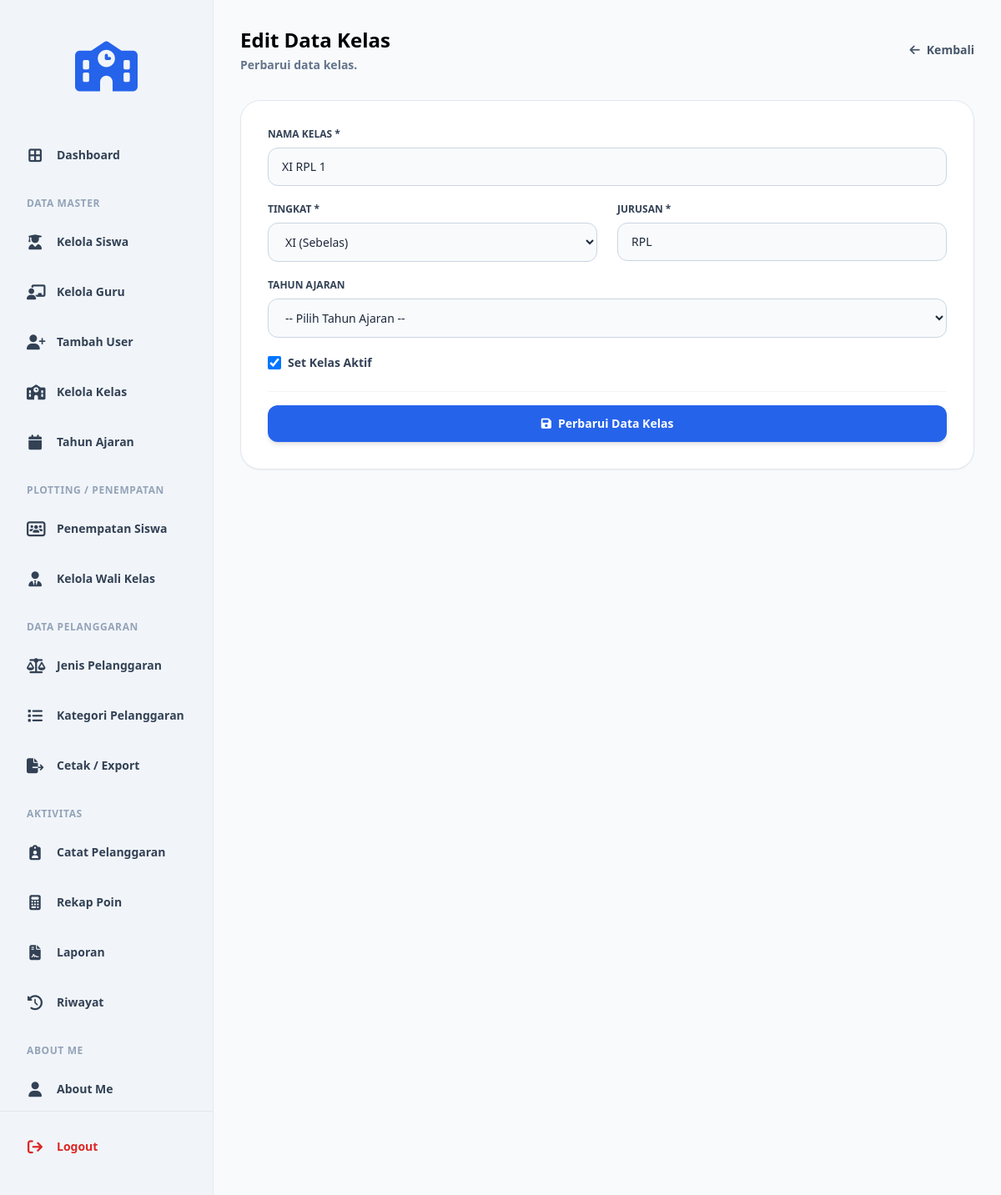
Screenshot of /edit_kelas.php?id=111 (signed in) with the database file from the repository.
### tables this page shows
CREATE TABLE `t_kelas` (
  `id` int(11) NOT NULL,
  `nama` varchar(100) DEFAULT NULL,
  `tingkat` varchar(20) NOT NULL,
  `jurusan` varchar(100) NOT NULL,
  `status_aktif` tinyint(1) NOT NULL,
  `created_at` timestamp NOT NULL DEFAULT current_timestamp(),
  `updated_at` timestamp NOT NULL DEFAULT current_timestamp()
);

### edit_kelas.php (the view, shortened to what this page needs)
<?php
include 'config/koneksi.php';
$id = $_GET['id'] ?? null;
$query_data = mysqli_query($koneksi, "SELECT * FROM t_kelas WHERE id = '$id'");
$data = mysqli_fetch_assoc($query_data);
?>
<!DOCTYPE html>
<html lang="id">
<head>
    <?php include 'layouts/head.php'; ?>
</head>
<body class="bg-slate-50 text-slate-800 font-sans min-h-screen flex">
    <?php include 'layouts/sidebar.php'; ?>
    <main class="flex-1 p-8 bg-slate-50 overflow-y-auto">
        <div class="flex justify-between items-center mb-8 max-w-4xl mx-auto">
            <div>
                <h1 class="text-2xl font-bold text-black">Edit Data Kelas</h1>
                <p class="text-sm font-bold text-slate-500 mt-1">Perbarui data kelas.</p>
            </div>
            <a href="kelola_kelas.php" class="text-slate-600 hover:text-black font-bold text-sm flex items-center gap-2">
                <i class="fa-solid fa-arrow-left"></i> Kembali
            </a>
        </div>
        <div class="max-w-4xl mx-auto bg-white p-8 rounded-[1.5rem] shadow-sm border border-slate-200">
            <form method="POST" action="">
                <div class="mb-5">
                    <label class="block text-xs font-bold text-slate-700 mb-2">NAMA KELAS *</label>
                    <input type="text" name="nama" value="<?php echo htmlspecialchars($data['nama']); ?>" required class="w-full border border-slate-300 px-4 py-3 rounded-xl text-sm focus:border-blue-600 focus:outline-none bg-slate-50">
                </div>
                <div class="grid grid-cols-2 gap-6 mb-5">
                    <div>
                        <label class="block text-xs font-bold text-slate-700 mb-2">TINGKAT *</label>
                        <select name="tingkat" required class="w-full border border-slate-300 px-4 py-3 rounded-xl text-sm focus:border-blue-600 focus:outline-none bg-slate-50">
                            <option value="XI" <?php echo $data['tingkat']=='XI' ? 'selected' : ''; ?>>XI (Sebelas)</option>
                        </select>
                    </div>
                    <div>
                        <label class="block text-xs font-bold text-slate-700 mb-2">JURUSAN *</label>
                        <input type="text" name="jurusan" value="<?php echo htmlspecialchars($data['jurusan']); ?>" required class="w-full border border-slate-300 px-4 py-3 rounded-xl text-sm uppercase focus:border-blue-600 focus:outline-none bg-slate-50">
                    </div>
                </div>
                <div class="mb-5">
                    <label class="block text-xs font-bold text-slate-700 mb-2">TAHUN AJARAN</label>
                    <select name="tahun_ajaran_id" class="w-full border border-slate-300 px-4 py-3 rounded-xl text-sm focus:border-blue-600 focus:outline-none bg-slate-50">
                        <option value="">-- Pilih Tahun Ajaran --</option>
                    </select>
                </div>
                <div class="flex items-center gap-2 mb-6 mt-4">
                    <input type="checkbox" name="status_aktif" value="1" <?php echo $data['status_aktif'] == 1 ? 'checked' : ''; ?> class="w-4 h-4 text-blue-600 bg-slate-100 border-slate-300 rounded focus:ring-blue-500">
                    <label class="text-sm font-bold text-slate-700">Set Kelas Aktif</label>
                </div>
                <div class="pt-4 border-t border-slate-100">
                    <button type="submit" class="w-full bg-blue-600 hover:bg-blue-700 text-white font-bold py-3 px-6 rounded-xl text-sm shadow-md transition flex items-center justify-center gap-2">
                        <i class="fa-solid fa-save"></i> Perbarui Data Kelas
                    </button>
                </div>
            </form>
        </div>
    </main>
</body>
</html>

### rows the page displays
t_kelas: nama "XI RPL 1", tingkat "XI (Sebelas)", jurusan "RPL", status_aktif "☑"
